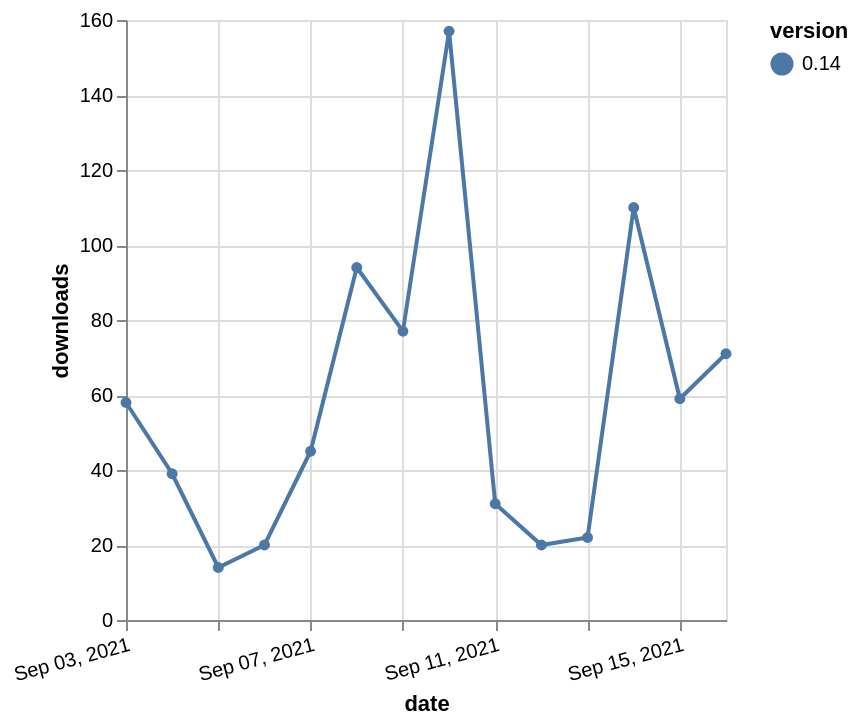

This figure's Vega-Lite source:
### Vega-Lite specification from a JSON file in a GitHub repository (floating-point values rounded to 4 significant figures)
{"$schema": "https://vega.github.io/schema/vega-lite/v5.json", "description": "A simple bar chart with embedded data.", "data": {"values": [{"date": "2021-09-03", "total": 78592, "delta": 58, "version": "0.14"}, {"date": "2021-09-04", "total": 78631, "delta": 39, "version": "0.14"}, {"date": "2021-09-05", "total": 78645, "delta": 14, "version": "0.14"}, {"date": "2021-09-06", "total": 78665, "delta": 20, "version": "0.14"}, {"date": "2021-09-07", "total": 78710, "delta": 45, "version": "0.14"}, {"date": "2021-09-08", "total": 78804, "delta": 94, "version": "0.14"}, {"date": "2021-09-09", "total": 78881, "delta": 77, "version": "0.14"}, {"date": "2021-09-10", "total": 79038, "delta": 157, "version": "0.14"}, {"date": "2021-09-11", "total": 79069, "delta": 31, "version": "0.14"}, {"date": "2021-09-12", "total": 79089, "delta": 20, "version": "0.14"}, {"date": "2021-09-13", "total": 79111, "delta": 22, "version": "0.14"}, {"date": "2021-09-14", "total": 79221, "delta": 110, "version": "0.14"}, {"date": "2021-09-15", "total": 79280, "delta": 59, "version": "0.14"}, {"date": "2021-09-16", "total": 79351, "delta": 71, "version": "0.14"}]}, "width": "container", "mark": {"type": "line", "point": {"filled": true}}, "encoding": {"x": {"field": "date", "type": "temporal", "timeUnit": "yearmonthdate", "title": "date", "axis": {"labelAngle": -15}}, "y": {"field": "delta", "type": "quantitative", "title": "downloads"}, "color": {"field": "version", "type": "nominal"}, "tooltip": {"field": "delta"}}}
